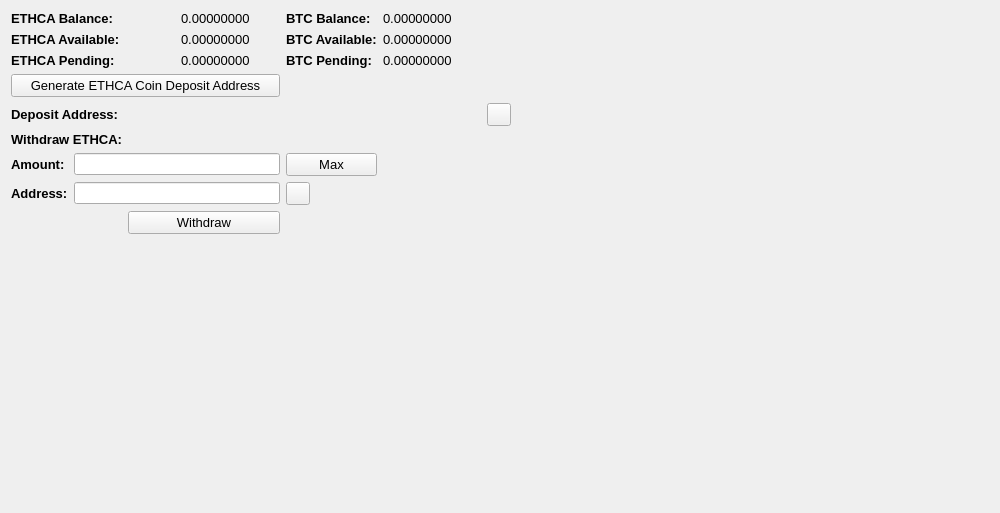
     <widget class="QWidget" name="BalanceTab">
      <attribute name="title">
       <string>Balance</string>
      </attribute>
      <layout class="QGridLayout" name="gridLayout_2">
       <item row="0" column="0" colspan="2">
        <widget class="QLabel" name="label_11">
         <property name="font">
          <font>
           <pointsize>10</pointsize>
           <weight>75</weight>
           <bold>true</bold>
          </font>
         </property>
         <property name="text">
          <string>ETHCA Balance:</string>
         </property>
        </widget>
       </item>
       <item row="0" column="3">
        <widget class="QLabel" name="ETHCABalanceLabel">
         <property name="font">
          <font>
           <pointsize>10</pointsize>
          </font>
         </property>
         <property name="text">
          <string>0.00000000</string>
         </property>
         <property name="textInteractionFlags">
          <set>Qt::LinksAccessibleByMouse|Qt::TextSelectableByMouse</set>
         </property>
        </widget>
       </item>
       <item row="0" column="4">
        <widget class="QLabel" name="label_12">
         <property name="font">
          <font>
           <pointsize>10</pointsize>
           <weight>75</weight>
           <bold>true</bold>
          </font>
         </property>
         <property name="text">
          <string>BTC Balance:</string>
         </property>
        </widget>
       </item>
       <item row="0" column="5">
        <widget class="QLabel" name="BitcoinBalanceLabel">
         <property name="font">
          <font>
           <pointsize>10</pointsize>
          </font>
         </property>
         <property name="text">
          <string>0.00000000</string>
         </property>
         <property name="textInteractionFlags">
          <set>Qt::LinksAccessibleByMouse|Qt::TextSelectableByMouse</set>
         </property>
        </widget>
       </item>
       <item row="0" column="7" rowspan="10">
        <spacer name="horizontalSpacer_4">
         <property name="orientation">
          <enum>Qt::Horizontal</enum>
         </property>
         <property name="sizeHint" stdset="0">
          <size>
           <width>478</width>
           <height>488</height>
          </size>
         </property>
        </spacer>
       </item>
       <item row="1" column="0" colspan="2">
        <widget class="QLabel" name="label_13">
         <property name="font">
          <font>
           <pointsize>10</pointsize>
           <weight>75</weight>
           <bold>true</bold>
          </font>
         </property>
         <property name="text">
          <string>ETHCA Available:</string>
         </property>
        </widget>
       </item>
       <item row="1" column="3">
        <widget class="QLabel" name="ETHCAAvailableLabel_2">
         <property name="font">
          <font>
           <pointsize>10</pointsize>
          </font>
         </property>
         <property name="text">
          <string>0.00000000</string>
         </property>
         <property name="textInteractionFlags">
          <set>Qt::LinksAccessibleByMouse|Qt::TextSelectableByMouse</set>
         </property>
        </widget>
       </item>
       <item row="1" column="4">
        <widget class="QLabel" name="label_15">
         <property name="font">
          <font>
           <pointsize>10</pointsize>
           <weight>75</weight>
           <bold>true</bold>
          </font>
         </property>
         <property name="text">
          <string>BTC Available:</string>
         </property>
        </widget>
       </item>
       <item row="1" column="5">
        <widget class="QLabel" name="BitcoinAvailableLabel">
         <property name="font">
          <font>
           <pointsize>10</pointsize>
          </font>
         </property>
         <property name="text">
          <string>0.00000000</string>
         </property>
         <property name="textInteractionFlags">
          <set>Qt::LinksAccessibleByMouse|Qt::TextSelectableByMouse</set>
         </property>
        </widget>
       </item>
       <item row="2" column="0" colspan="2">
        <widget class="QLabel" name="label_14">
         <property name="font">
          <font>
           <pointsize>10</pointsize>
           <weight>75</weight>
           <bold>true</bold>
          </font>
         </property>
         <property name="text">
          <string>ETHCA Pending:</string>
         </property>
        </widget>
       </item>
       <item row="2" column="3">
        <widget class="QLabel" name="ETHCAPendingLabel">
         <property name="font">
          <font>
           <pointsize>10</pointsize>
          </font>
         </property>
         <property name="text">
          <string>0.00000000</string>
         </property>
         <property name="textInteractionFlags">
          <set>Qt::LinksAccessibleByMouse|Qt::TextSelectableByMouse</set>
         </property>
        </widget>
       </item>
       <item row="2" column="4">
        <widget class="QLabel" name="label_31">
         <property name="font">
          <font>
           <pointsize>10</pointsize>
           <weight>75</weight>
           <bold>true</bold>
          </font>
         </property>
         <property name="text">
          <string>BTC Pending:</string>
         </property>
        </widget>
       </item>
       <item row="2" column="5">
        <widget class="QLabel" name="BitcoinPendingLabel">
         <property name="font">
          <font>
           <pointsize>10</pointsize>
          </font>
         </property>
         <property name="text">
          <string>0.00000000</string>
         </property>
         <property name="textInteractionFlags">
          <set>Qt::LinksAccessibleByMouse|Qt::TextSelectableByMouse</set>
         </property>
        </widget>
       </item>
       <item row="3" column="0" colspan="4">
        <widget class="QPushButton" name="GenDepositBTN">
         <property name="font">
          <font>
           <pointsize>10</pointsize>
          </font>
         </property>
         <property name="text">
          <string>Generate ETHCA Coin Deposit Address</string>
         </property>
        </widget>
       </item>
       <item row="4" column="0" colspan="3">
        <widget class="QLabel" name="label_33">
         <property name="font">
          <font>
           <pointsize>10</pointsize>
           <weight>75</weight>
           <bold>true</bold>
          </font>
         </property>
         <property name="text">
          <string>Deposit Address:</string>
         </property>
        </widget>
       </item>
       <item row="4" column="3" colspan="3">
        <widget class="QLabel" name="DepositAddressLabel">
         <property name="minimumSize">
          <size>
           <width>300</width>
           <height>0</height>
          </size>
         </property>
         <property name="palette">
          <palette>
           <active>
            <colorrole role="WindowText">
             <brush brushstyle="SolidPattern">
              <color alpha="255">
               <red>0</red>
               <green>0</green>
               <blue>0</blue>
              </color>
             </brush>
            </colorrole>
            <colorrole role="Text">
             <brush brushstyle="SolidPattern">
              <color alpha="255">
               <red>0</red>
               <green>0</green>
               <blue>255</blue>
              </color>
             </brush>
            </colorrole>
           </active>
           <inactive>
            <colorrole role="WindowText">
             <brush brushstyle="SolidPattern">
              <color alpha="255">
               <red>0</red>
               <green>0</green>
               <blue>0</blue>
              </color>
             </brush>
            </colorrole>
            <colorrole role="Text">
             <brush brushstyle="SolidPattern">
              <color alpha="255">
               <red>0</red>
               <green>0</green>
               <blue>255</blue>
              </color>
             </brush>
            </colorrole>
           </inactive>
           <disabled>
            <colorrole role="WindowText">
             <brush brushstyle="SolidPattern">
              <color alpha="255">
               <red>120</red>
               <green>120</green>
               <blue>120</blue>
              </color>
             </brush>
            </colorrole>
            <colorrole role="Text">
             <brush brushstyle="SolidPattern">
              <color alpha="255">
               <red>120</red>
               <green>120</green>
               <blue>120</blue>
              </color>
             </brush>
            </colorrole>
           </disabled>
          </palette>
         </property>
         <property name="font">
          <font>
           <pointsize>10</pointsize>
           <weight>75</weight>
           <bold>true</bold>
          </font>
         </property>
         <property name="text">
          <string/>
         </property>
         <property name="alignment">
          <set>Qt::AlignRight|Qt::AlignTrailing|Qt::AlignVCenter</set>
         </property>
         <property name="textInteractionFlags">
          <set>Qt::LinksAccessibleByMouse|Qt::TextSelectableByKeyboard|Qt::TextSelectableByMouse</set>
         </property>
        </widget>
       </item>
       <item row="4" column="6">
        <widget class="QToolButton" name="DepositCopyButton">
         <property name="toolTip">
          <string>Copy to clipboard</string>
         </property>
         <property name="text">
          <string/>
         </property>
         <property name="icon">
          <iconset resource="../bitcoin.qrc">
           <normaloff>:/icons/editcopy</normaloff>:/icons/editcopy</iconset>
         </property>
         <property name="shortcut">
          <string>Alt+P</string>
         </property>
        </widget>
       </item>
       <item row="5" column="0" colspan="2">
        <widget class="QLabel" name="label_34">
         <property name="font">
          <font>
           <pointsize>10</pointsize>
           <weight>75</weight>
           <bold>true</bold>
          </font>
         </property>
         <property name="text">
          <string>Withdraw ETHCA:</string>
         </property>
        </widget>
       </item>
       <item row="6" column="0">
        <widget class="QLabel" name="label_26">
         <property name="font">
          <font>
           <pointsize>10</pointsize>
           <weight>75</weight>
           <bold>true</bold>
          </font>
         </property>
         <property name="text">
          <string>Amount:</string>
         </property>
        </widget>
       </item>
       <item row="6" column="1" colspan="3">
        <widget class="QLineEdit" name="WithdrawUnitsInput">
         <property name="font">
          <font>
           <pointsize>9</pointsize>
           <weight>75</weight>
           <bold>true</bold>
          </font>
         </property>
         <property name="text">
          <string/>
         </property>
        </widget>
       </item>
       <item row="6" column="4">
        <widget class="QPushButton" name="Withdraw_Max_Amount">
         <property name="font">
          <font>
           <pointsize>10</pointsize>
          </font>
         </property>
         <property name="text">
          <string>Max</string>
         </property>
        </widget>
       </item>
       <item row="7" column="0">
        <widget class="QLabel" name="label_10">
         <property name="font">
          <font>
           <pointsize>10</pointsize>
           <weight>75</weight>
           <bold>true</bold>
          </font>
         </property>
         <property name="text">
          <string>Address:</string>
         </property>
        </widget>
       </item>
       <item row="7" column="1" colspan="3">
        <widget class="QLineEdit" name="WithdrawAddress">
         <property name="font">
          <font>
           <pointsize>9</pointsize>
           <weight>75</weight>
           <bold>true</bold>
          </font>
         </property>
        </widget>
       </item>
       <item row="7" column="4">
        <widget class="QToolButton" name="WithdrawPasteButton">
         <property name="toolTip">
          <string>Paste from clipboard</string>
         </property>
         <property name="text">
          <string/>
         </property>
         <property name="icon">
          <iconset resource="../bitcoin.qrc">
           <normaloff>:/icons/editpaste</normaloff>:/icons/editpaste</iconset>
         </property>
         <property name="shortcut">
          <string>Alt+P</string>
         </property>
        </widget>
       </item>
       <item row="8" column="2" colspan="2">
        <widget class="QPushButton" name="WithdrawUnitsBtn">
         <property name="font">
          <font>
           <pointsize>10</pointsize>
          </font>
         </property>
         <property name="text">
          <string>Withdraw</string>
         </property>
        </widget>
       </item>
       <item row="9" column="0" colspan="6">
        <spacer name="verticalSpacer">
         <property name="orientation">
          <enum>Qt::Vertical</enum>
         </property>
         <property name="sizeHint" stdset="0">
          <size>
           <width>428</width>
           <height>262</height>
          </size>
         </property>
        </spacer>
       </item>
      </layout>
      <zorder>label_31</zorder>
      <zorder>label_15</zorder>
      <zorder>label_12</zorder>
      <zorder>label_14</zorder>
      <zorder>label_13</zorder>
      <zorder>label_11</zorder>
      <zorder>BitcoinBalanceLabel</zorder>
      <zorder>ETHCABalanceLabel</zorder>
      <zorder>ETHCAAvailableLabel_2</zorder>
      <zorder>ETHCAPendingLabel</zorder>
      <zorder>BitcoinAvailableLabel</zorder>
      <zorder>BitcoinPendingLabel</zorder>
      <zorder>label_33</zorder>
      <zorder>GenDepositBTN</zorder>
      <zorder>DepositAddressLabel</zorder>
      <zorder>Withdraw_Max_Amount</zorder>
      <zorder>label_34</zorder>
      <zorder>WithdrawUnitsInput</zorder>
      <zorder>label_10</zorder>
      <zorder>label_26</zorder>
      <zorder>WithdrawAddress</zorder>
      <zorder>WithdrawUnitsBtn</zorder>
      <zorder>horizontalSpacer_4</zorder>
      <zorder>verticalSpacer</zorder>
      <zorder>WithdrawPasteButton</zorder>
      <zorder>DepositCopyButton</zorder>
     </widget>
